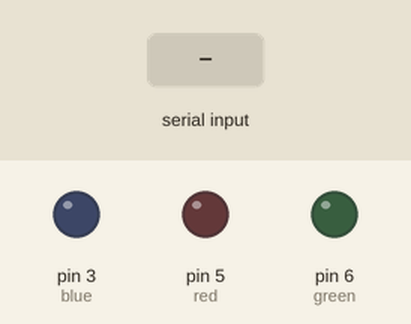
Recording of a program running on a simulated Arduino Uno, built with avr-gcc and run on an emulated ATmega328P. Shown: output pins drawn as LEDs (lit = HIGH). The test bench sets the inputs (shaded band).

Above: at 1.2 s.
1.3 s: "R" received over Serial
At 2.2 s:
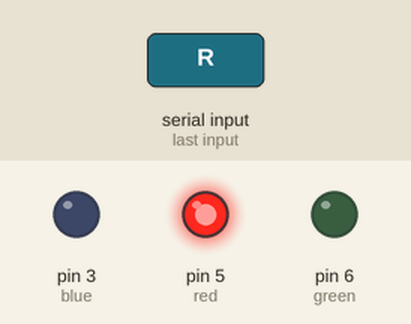
2.8 s: "b" received over Serial
At 3.3 s:
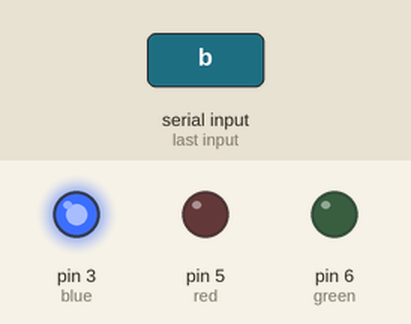
4.3 s: "g" received over Serial
At 5.7 s:
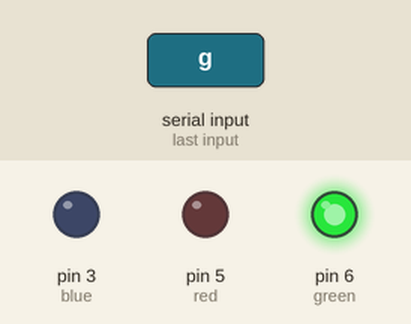
Timing chart, 0 to 7.3 s (numbered marks = the images above; inputs shaded):
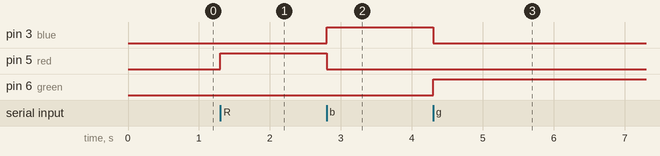

The program:

main.cpp
```cpp
#include <Arduino.h>
const int blue = 3;
const int red = 5;
const int green = 6;


void setup() {
  pinMode(blue, OUTPUT);
  pinMode(red, OUTPUT);
  pinMode(green, OUTPUT);
  Serial.begin(9600);


}

void loop() {
  if(Serial.available()){
    char incoming_byte = Serial.read();

    switch (incoming_byte)
    {
    case 'R':
      set_color(255,0,0);
      break;
    case 'b':
      set_color(0,255,0);
      break;
    case 'g':
      set_color(0,0,255);
      break;

    default:
      break;
    }
  }

}

void set_color(int r, int g, int b){
  analogWrite(red, r);
  analogWrite(blue, g);
  analogWrite(green, b);
}
```

Measured:
- after the input at 1.3 s, pin 5 (red): LOW → HIGH at once
- after the input at 2.8 s, pin 3 (blue): LOW → HIGH at once; pin 5 (red): HIGH → LOW at once
- after the input at 4.3 s, pin 3 (blue): HIGH → LOW at once; pin 6 (green): LOW → HIGH at once
